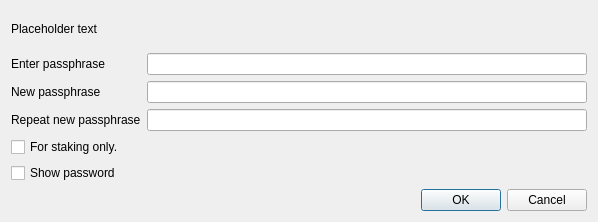
<?xml version="1.0" encoding="UTF-8"?>
<ui version="4.0">
 <class>AskPassphraseDialog</class>
 <widget class="QDialog" name="AskPassphraseDialog">
  <property name="geometry">
   <rect>
    <x>0</x>
    <y>0</y>
    <width>598</width>
    <height>222</height>
   </rect>
  </property>
  <property name="sizePolicy">
   <sizepolicy hsizetype="Preferred" vsizetype="Minimum">
    <horstretch>0</horstretch>
    <verstretch>0</verstretch>
   </sizepolicy>
  </property>
  <property name="minimumSize">
   <size>
    <width>550</width>
    <height>0</height>
   </size>
  </property>
  <property name="windowTitle">
   <string>Passphrase Dialog</string>
  </property>
  <layout class="QVBoxLayout" name="verticalLayout">
   <property name="sizeConstraint">
    <enum>QLayout::SetMinimumSize</enum>
   </property>
   <item>
    <widget class="QLabel" name="warningLabel">
     <property name="text">
      <string notr="true">Placeholder text</string>
     </property>
     <property name="textFormat">
      <enum>Qt::RichText</enum>
     </property>
     <property name="wordWrap">
      <bool>true</bool>
     </property>
    </widget>
   </item>
   <item>
    <layout class="QFormLayout" name="formLayout">
     <property name="sizeConstraint">
      <enum>QLayout::SetMinimumSize</enum>
     </property>
     <property name="fieldGrowthPolicy">
      <enum>QFormLayout::AllNonFixedFieldsGrow</enum>
     </property>
     <item row="0" column="0">
      <widget class="QLabel" name="passLabel1">
       <property name="text">
        <string>Enter passphrase</string>
       </property>
      </widget>
     </item>
     <item row="0" column="1">
      <widget class="QLineEdit" name="passEdit1">
       <property name="echoMode">
        <enum>QLineEdit::Password</enum>
       </property>
      </widget>
     </item>
     <item row="1" column="0">
      <widget class="QLabel" name="passLabel2">
       <property name="text">
        <string>New passphrase</string>
       </property>
      </widget>
     </item>
     <item row="1" column="1">
      <widget class="QLineEdit" name="passEdit2">
       <property name="echoMode">
        <enum>QLineEdit::Password</enum>
       </property>
      </widget>
     </item>
     <item row="2" column="0">
      <widget class="QLabel" name="passLabel3">
       <property name="text">
        <string>Repeat new passphrase</string>
       </property>
      </widget>
     </item>
     <item row="2" column="1">
      <widget class="QLineEdit" name="passEdit3">
       <property name="echoMode">
        <enum>QLineEdit::Password</enum>
       </property>
      </widget>
     </item>
     <item row="3" column="1">
      <widget class="QLabel" name="capsLabel">
       <property name="font">
        <font>
         <weight>75</weight>
         <bold>true</bold>
        </font>
       </property>
       <property name="text">
        <string/>
       </property>
       <property name="alignment">
        <set>Qt::AlignCenter</set>
       </property>
      </widget>
     </item>
     <item row="4" column="0">
      <widget class="QCheckBox" name="toggleShowPasswordButton">
       <property name="text">
        <string>Show password</string>
       </property>
      </widget>
     </item>
     <item row="3" column="0">
      <widget class="QCheckBox" name="stakingCheckBox">
       <property name="toolTip">
        <string>Serves to disable the trivial sendmoney when OS account compromised. Provides no real security.</string>
       </property>
       <property name="text">
        <string>For staking only.</string>
       </property>
      </widget>
     </item>
    </layout>
   </item>
   <item>
    <widget class="QDialogButtonBox" name="buttonBox">
     <property name="orientation">
      <enum>Qt::Horizontal</enum>
     </property>
     <property name="standardButtons">
      <set>QDialogButtonBox::Cancel|QDialogButtonBox::Ok</set>
     </property>
    </widget>
   </item>
  </layout>
 </widget>
 <resources/>
 <connections>
  <connection>
   <sender>buttonBox</sender>
   <signal>accepted()</signal>
   <receiver>AskPassphraseDialog</receiver>
   <slot>accept()</slot>
   <hints>
    <hint type="sourcelabel">
     <x>20</x>
     <y>20</y>
    </hint>
    <hint type="destinationlabel">
     <x>20</x>
     <y>20</y>
    </hint>
   </hints>
  </connection>
  <connection>
   <sender>buttonBox</sender>
   <signal>rejected()</signal>
   <receiver>AskPassphraseDialog</receiver>
   <slot>reject()</slot>
   <hints>
    <hint type="sourcelabel">
     <x>20</x>
     <y>20</y>
    </hint>
    <hint type="destinationlabel">
     <x>20</x>
     <y>20</y>
    </hint>
   </hints>
  </connection>
 </connections>
</ui>
